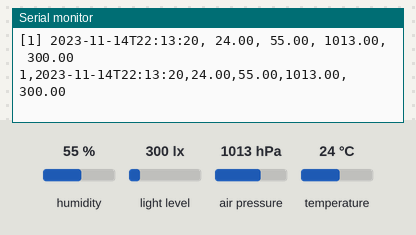
This sketch was run on a simulated Arduino Uno, built with avr-gcc and run on an emulated ATmega328P. On the bench: the last lines printed to the serial monitor. The test bench sets the inputs (shaded band); at power-on: humidity 55 %, light level 300 lx, air pressure 1013 hPa, temperature 24 °C. The local clock reads 2024-03-15 10:24:30 at power-on unless the sketch sets it; storage starts empty.

Above: at 1.7 s.
1.8 s: humidity set to 22 %
At 11.1 s:
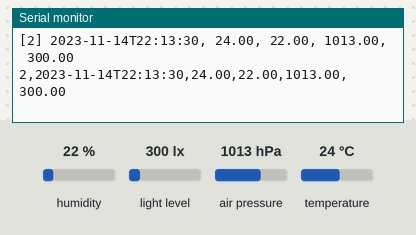
11.8 s: light level set to 40 lx
At 21.5 s:
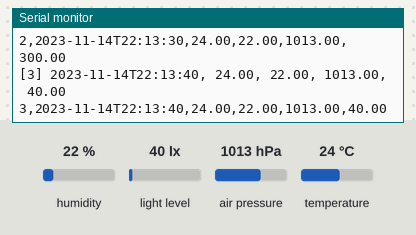
21.8 s: air pressure set to 952 hPa
At 31.5 s:
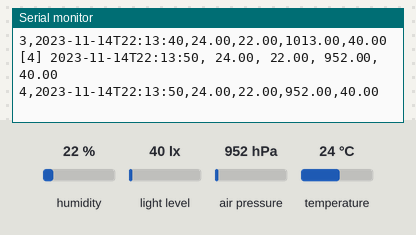
31.8 s: temperature set to 12 °C
At 41.3 s:
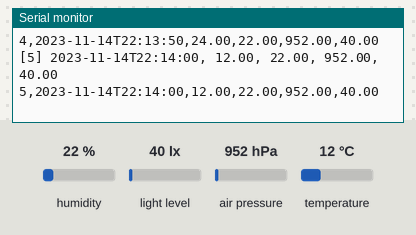

The sketch:

BmC_THPL_Logger_v1.ino
```cpp
#include <Wire.h>             // Include Wire library for I2C communication
#include <Adafruit_Sensor.h>  // Include Adafruit Sensor library
#include <Adafruit_BME280.h>  // Include BME280 sensor library
//#include <BH1750.h>           // Include BH1750 sensor library
#include <Adafruit_VEML7700.h>  // Include VEML7700 sensor library
#include <RTClib.h>             // Include RTClib for RTC module
#include <SD.h>                 // Include SD library for MicroSD card
#include <LowPower.h>

// Define pin connections for MicroSD card reader
#define SD_CS_PIN 10

long delayTimeMilis = 10000;

//bool remPrevLogFile = true;

long count = 0;

//bool serialPrint = true;

void goSleep(unsigned long sleepDuration) {
  unsigned long sleepTime = sleepDuration / 1000;  // Convert milliseconds to seconds
  for (unsigned long i = 0; i < sleepTime; i += 8) {
    LowPower.powerDown(SLEEP_8S, ADC_OFF, BOD_OFF);  // Sleep for 8 seconds at a time
  }
}

// Create instances for RTC and BME280
RTC_DS3231 rtc;       // Create instance for RTC
Adafruit_BME280 bme;  // Create instance for BME280 sensor
//BH1750 lightSensor(0x23);  // Create instance for BH1750 sensor
Adafruit_VEML7700 veml;  // Create instance for VEML7700 sensor

void setup() {
  Serial.begin(9600);  // Start serial communication
  Wire.begin();        // Initialize I2C communication
  delay(500);

  // Initialize BME280 sensor
  if (!bme.begin(0x76)) {
    Serial.println("Could not find a valid BME280 sensor, check wiring!");
    while (1)
      ;
  }
  /*
  else {
    Serial.println("[OK] BME280 found");
    delay(500);
  }
  */

  // Initialize RTC
  if (!rtc.begin()) {
    Serial.println("Couldn't find RTC");
    while (1)
      ;
  }
  /*
  else {
    Serial.println("[OK] RTC found");
    delay(500);
  }
  */

  //  set the RTC to the date & time this sketch was compiled
  //Serial.println("Setting up the RTC clock to the compile time");
  rtc.adjust(DateTime(F(__DATE__), F(__TIME__)));

  /*
  // Initialize BH1750 sensor
  if (!lightSensor.begin()) {
    Serial.println("Error initializing BH1750 sensor");
    while (1)
      ;
  } else {
    Serial.println("[OK] BH1750 Light sensor found");
    delay(500);
  }
  */

  // Initialize VEML7700 sensor
  if (!veml.begin()) {
    Serial.println("Failed to communicate with VEML7700 sensor, check wiring!");
    while (1)
      ;
  }

  /*else {
    Serial.println("[OK] VEML7700 found");
    delay(500);
  }
  */

  // == OPTIONAL =====
  // Can set non-default gain and integration time to
  // adjust for different lighting conditions.
  // =================
  // veml.setGain(VEML7700_GAIN_1_8);
  // veml.setIntegrationTime(VEML7700_IT_100MS);

  // Initialize MicroSD card
  if (!SD.begin(SD_CS_PIN)) {
    Serial.println("SD Card initialization failed!");
    while (1)
      ;
  }

  /*else {
    Serial.println("[OK] SD card reader/writer found");
    delay(500);
  }
  */

  /*
  // Check for the file and delete it if it exists
  if (SD.exists("datalog.csv") & remPrevLogFile) {
    Serial.println("datalog.csv exists. Deleting...");
    if (SD.remove("datalog.csv")) {
      Serial.println("Log file deleted successfully.");
    } else {
      Serial.println("Error deleting file.");
    }
  } else {
    Serial.println("datalog.csv does not exist.");
  }
*/
  // Set up headers for data logging
  File dataFile = SD.open("datalog.csv", FILE_WRITE);
  if (dataFile) {
    dataFile.println("ObsSeqID, DateTime, Temperature(C), Humidity(%RH), Pressure(hPa), Light(lux)");

    dataFile.close();
  } else {
    Serial.println("Error opening datalog.csv");
  }

  // Set LED to OUTPUT
  //pinMode(LED_PIN, OUTPUT);

  //pinMode(13, OUTPUT);
  //digitalWrite(13, LOW);
}

void loop() {

  //digitalWrite(LED_PIN, HIGH);
  count++;

  // Read temperature, humidity, and pressure from BME280 sensor
  float temperature = bme.readTemperature();
  float humidity = bme.readHumidity();
  float pressure = bme.readPressure() / 100.0F;  // Convert pressure from Pa to hPa
  // Read light intensity from BH1750 sensor
  //float lux = lightSensor.readLightLevel();

  // Read light intensity from VEML7700 sensor
  float lux = veml.readLux();

  // Read date and time from RTC module
  DateTime now = rtc.now();

  // Print data to serial monitor

  Serial.print("[");
  Serial.print(count);
  Serial.print("] ");
  Serial.print(now.timestamp(DateTime::TIMESTAMP_FULL));
  Serial.print(", ");
  Serial.print(temperature);
  Serial.print(", ");
  Serial.print(humidity);
  Serial.print(", ");
  Serial.print(pressure);
  //Serial.println(pressure);
  Serial.print(", ");
  Serial.println(lux);

  // Log data onto MicroSD card
  /*File dataFile = SD.open("datalog.csv", FILE_WRITE);
  if (dataFile) {
    dataFile.print(count);
    dataFile.print(", ");
    dataFile.print(now.timestamp(DateTime::TIMESTAMP_FULL));
    dataFile.print(", ");
    dataFile.print(temperature);
    dataFile.print(", ");
    dataFile.print(humidity);
    dataFile.print(", ");
    dataFile.print(pressure);
    //dataFile.println(pressure);
    dataFile.print(", ");
    dataFile.println(lux);
    dataFile.close();
  } else {
    Serial.println("Error opening datalog.csv");
  }
*/

  String dataString = "";

  dataString = String(count) + "," +
              String(now.timestamp(DateTime::TIMESTAMP_FULL)) + "," +
              String(temperature) + "," +
              String(humidity) + "," +
              String(pressure) + "," +
              String(lux);

  // open the file. note that only one file can be open at a time,
  // so you have to close this one before opening another.
  File dataFile = SD.open("datalog.csv", FILE_WRITE);

  // if the file is available, write to it:
  if (dataFile) {
    dataFile.println(dataString);
    dataFile.close();
    // print to the serial port too:
    Serial.println(dataString);
  }
  // if the file isn't open, pop up an error:
  else {
    Serial.println("Error opening datalog.csv");
  }


  //delay(1000);
  // Turn off the LED
  //digitalWrite(LED_PIN, LOW);

  delay(delayTimeMilis);  // Delay for 10 seconds before the next reading

  //goSleep(delayTimeMilis);
}
```

Measured:
- after the input at 1.8 s, the serial monitor: prints a new line after 8.8 s (image 1)
- after the input at 11.8 s, the serial monitor: prints a new line after 8.8 s (image 2)
- after the input at 21.8 s, the serial monitor: prints a new line after 8.9 s (image 3)
- after the input at 31.8 s, the serial monitor: prints a new line after 8.9 s (image 4)
